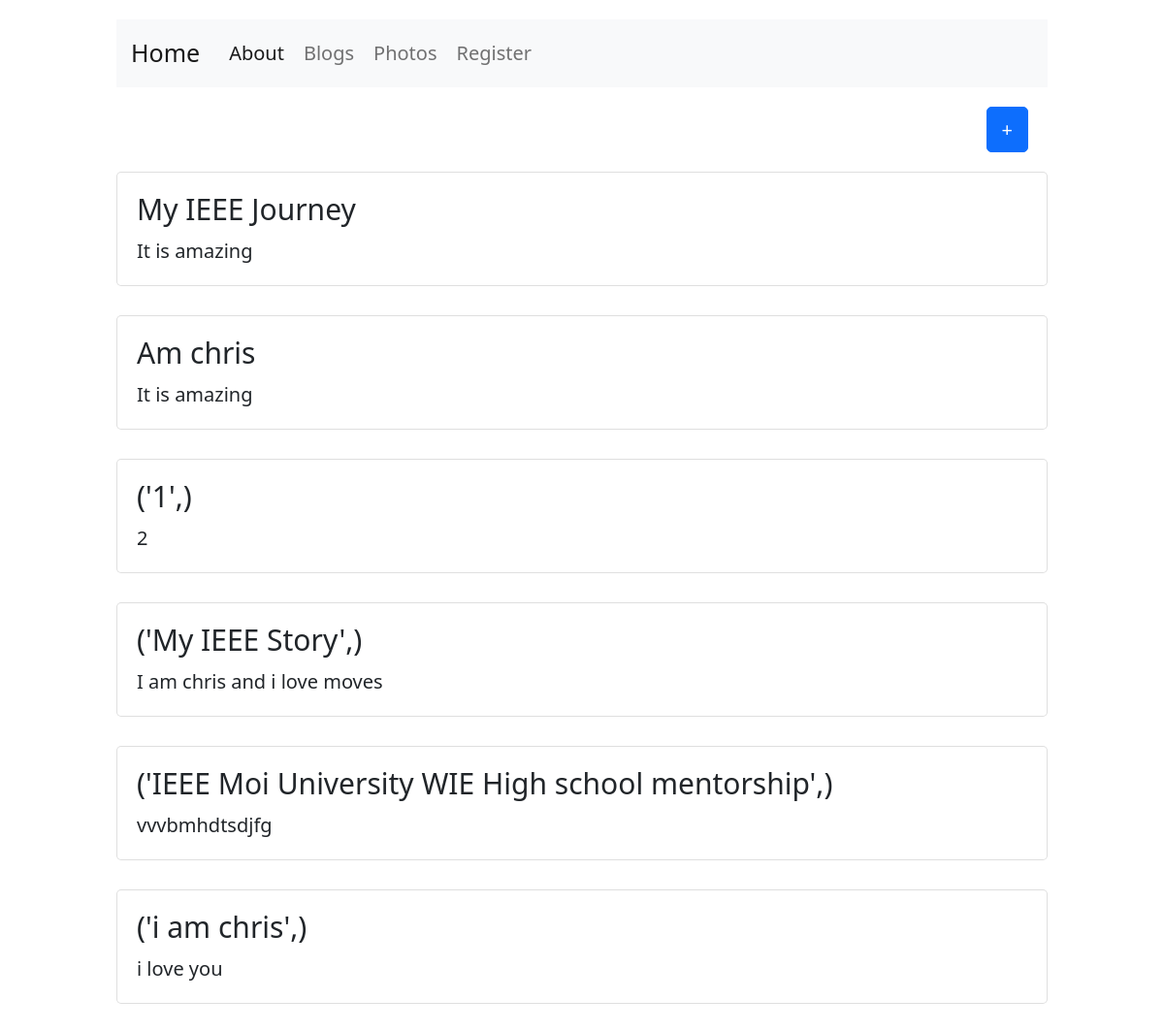
The page /home on the database its author committed.
### tables this page shows
CREATE TABLE users(
             id INTEGER PRIMARY KEY AUTOINCREMENT,
             title VARCHAR(50),
             content TEXT  
         );

### blog.py (the view)
@app.route('/')
@app.route('/home')
def home():
    blog_data = queryFromDb()
    return render_template('home.html', title='home', blog_data=blog_data)

### blog.py (called while the page is built)
def queryFromDb():
    my_db = sqlite3.connect(db_local)
    my_cursor = my_db.cursor()
    my_cursor.execute('''
                      SELECT * FROM users''')
    blog_data = my_cursor.fetchall()
    return blog_data

### templates/home.html (shortened to what this page needs)
{% extends 'layout.html' %}
{%block layer%}
<div class="d-grid gap-2 d-md-flex justify-content-md-end" >
    <a href="{{url_for('addblog')}}">
        <button type="button" style="margin:20px;" class="btn btn-primary" >+</button>
    </a>
</div>
{%for blog in blog_data%}
    <div class="card">
        <div class="card-body">
            <h4 class="card-title">{{blog[1]}}</h4>
            <p class="card-text"> {{blog[2]}}</p>
        </div>
    </div>
{% endfor %}
{%endblock layer%}

### templates/layout.html (shortened to what this page needs)
<!DOCTYPE html>
<html lang="en">
  <head>
    <link href="https://cdn.jsdelivr.net/npm/bootstrap@5.1.0/dist/css/bootstrap.min.css" rel="stylesheet">
    <link  rel="stylesheet"  href="{{url_for('static', filename='style.css')}}">
</head>
  <body>
  <nav class="navbar navbar-expand-lg navbar-light bg-light">
  <div class="container-fluid">
    <a class="navbar-brand" href="{{url_for('home')}}">Home</a>
    <div class="collapse navbar-collapse" id="navbarNav">
      <ul class="navbar-nav" >
        <li class="nav-item">
          <a class="nav-link active" aria-current="page" href="{{url_for('about')}}">About</a>
        </li>
        <li class="nav-item">
          <a class="nav-link" href="{{url_for('review')}}">Blogs</a>
        </li>
        <li class="nav-item">
          <a class="nav-link" href="#">Photos</a>
        </li>
        <li class="nav-item" >
          <a class="nav-link" href="{{url_for('register')}}">Register</a>
        </li>
      </ul>
    </div>
  </div>
</nav>
        {% block layer %}
        {% endblock layer %}
  </body>
</html>

### static/style.css (style rules this page uses)
html { font-family: 'Segoe UI', Tahoma, Geneva, Verdana, sans-serif; font-size: 20px; }
body { max-width: 1000px; margin: auto; padding: 20px; }

### rows shown on the page
users: title "My IEEE Journey", content "It is amazing"
users: title "Am chris", content "It is amazing"
users: title "('1',)", content "2"
users: title "('My IEEE Story',)", content "I am chris and i love moves"
users: title "('IEEE Moi University WIE High school mentorship',)", content "vvvbmhdtsdjfg"
users: title "('i am chris',)", content "i love you"
